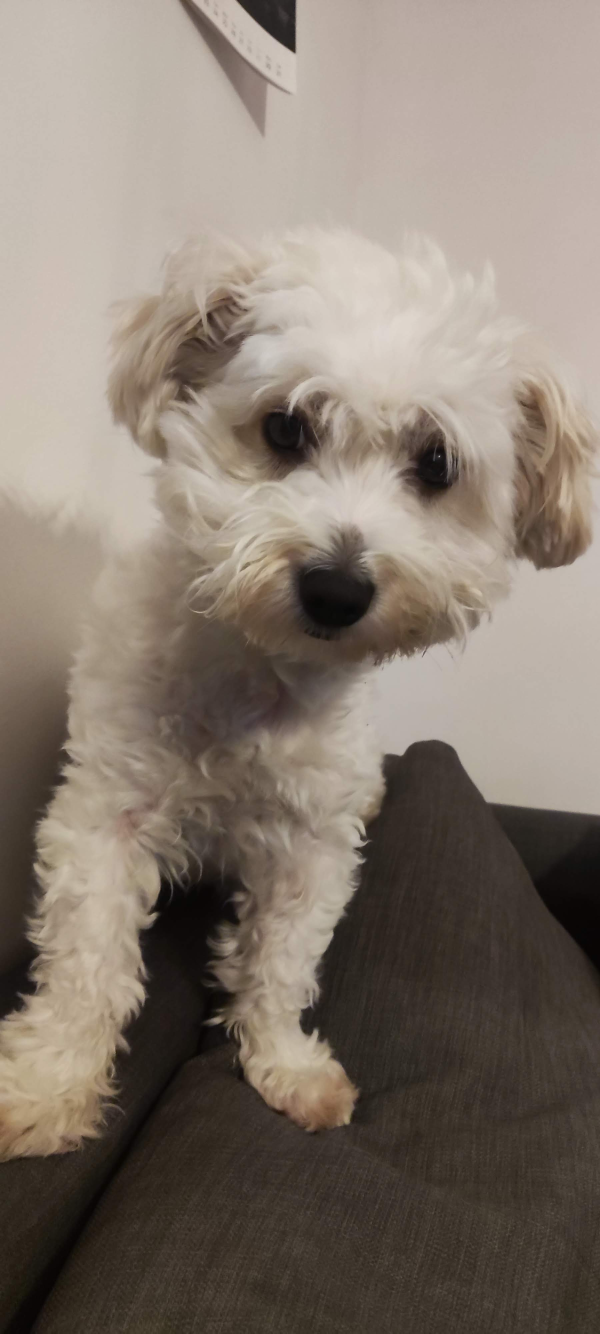
#> input picture cat.jpg, 1800 x 4000 px (shown at 1/3 size)
$ jupyter execute Zad2.ipynb
#> lines starting #> are read from the running program, lines starting #| are printed output that depends on the picture
## Zarządzanie obrazami

[cell 1]
### Zadanie 2
import numpy as np
from PIL import Image

## Wczytanie obrazu
img = Image.open('cat.jpg')
#> img is the input picture: PIL image 1800x4000 RGB; mean R, G, B 132.9, 121.3, 110.5
img = np.array(img)
## Podstawowe informacje o obrazie
print("Podstawowe informacje o obrazie")
print(img.shape)
#| (4000, 1800, 3)
print(img.ndim)
#| 3
print(img.dtype)
#| uint8
print(type(img))
#| <class 'numpy.ndarray'>
## Wyświetlenie obrazu
import matplotlib.pyplot as plt

## Zapis do pliku
print("Zapis do pliku")
img = Image.fromarray(img)
img.save('cat2.jpg')
## Wypisanie informacji o obrazie
print("Wypisanie informacji o obrazie")
print(img.format)
#| None
print(img.mode)
#| RGB
print(img.size)
#| (1800, 4000)
print("Wyświetlenie obrazu")
plt.imshow(img)
plt.show()
## Zmiana rozmiaru obrazu
print("Zmiana rozmiaru obrazu")
img = Image.open('cat.jpg')
img = np.array(img)
img = Image.fromarray(img)
img = img.resize((100, 100))
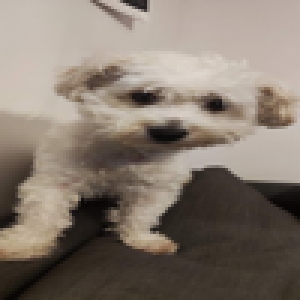
#> img: PIL image 100x100 RGB (shown 3 times larger); mean R, G, B 132.9, 121.3, 110.5
img.save('cat3.jpg')
plt.imshow(img)
plt.show()
## Obrót obrazu
print("Obrót obrazu")
img = Image.open('cat.jpg')
img = np.array(img)
img = Image.fromarray(img)
img = img.rotate(90)
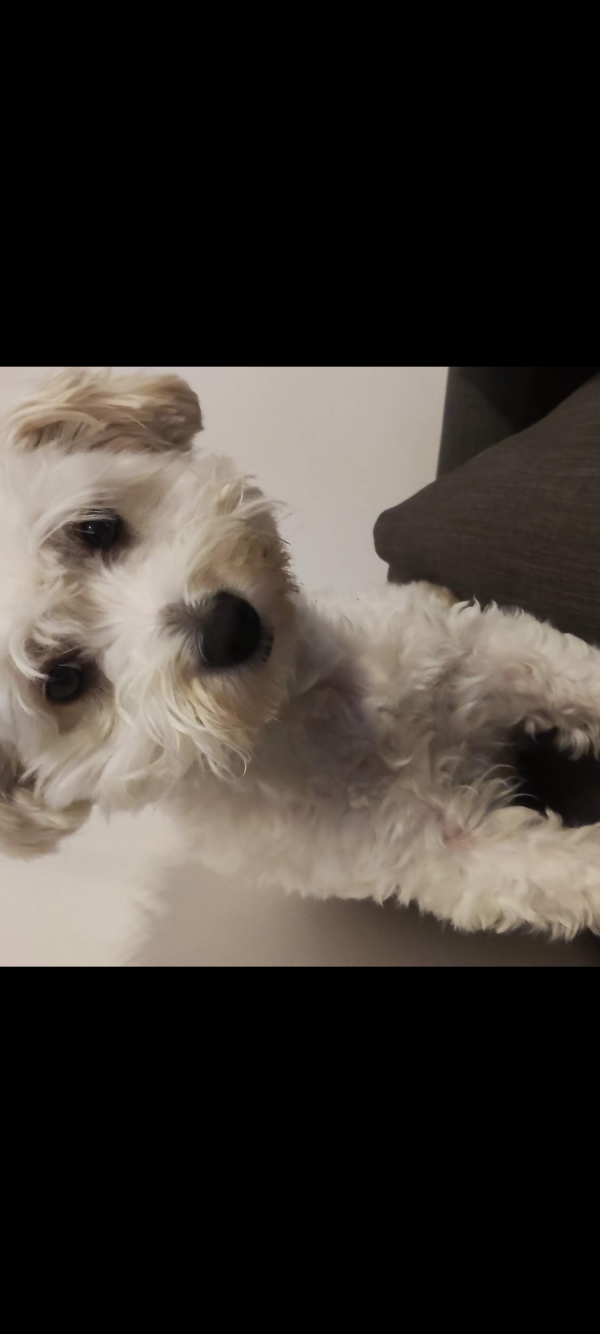
#> img: PIL image 1800x4000 RGB (shown at 1/3 size); mean R, G, B 60.7, 55.1, 49.7
img.save('cat4.jpg')
plt.imshow(img)
plt.show()
## Konwersja do skali szarości
print("Konwersja do skali szarości")
img = Image.open('cat.jpg')
img = np.array(img)
img = Image.fromarray(img)
img = img.convert('L')
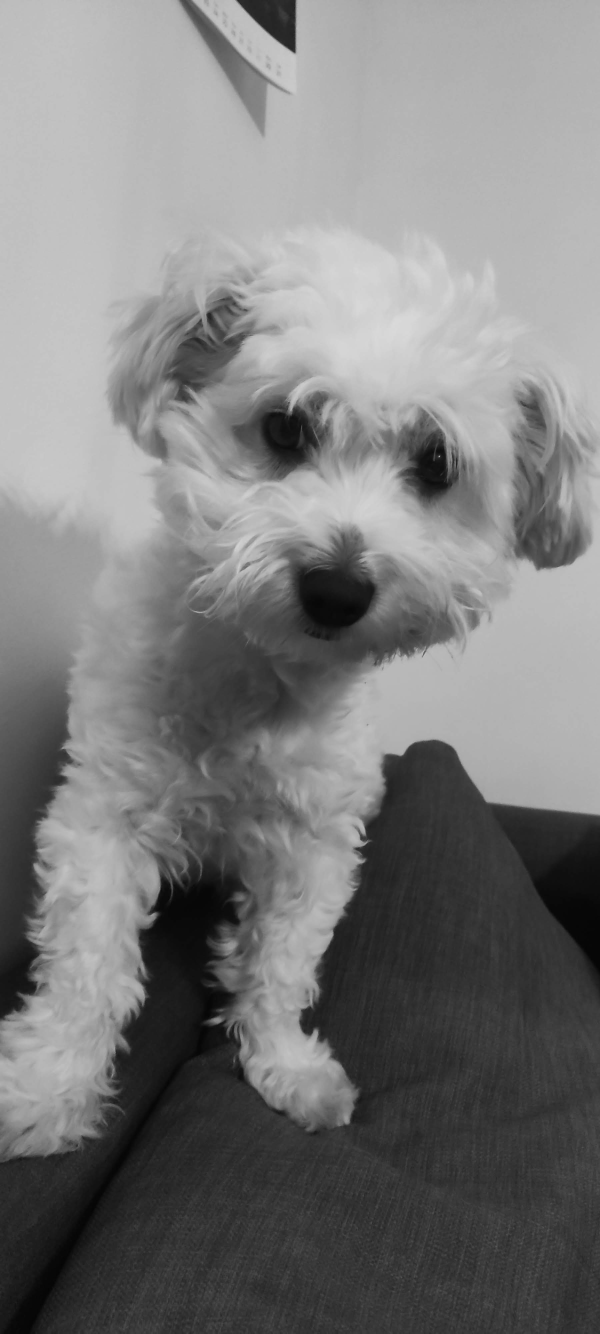
#> img: PIL image 1800x4000 L (shown at 1/3 size); min 2, max 219, mean 123.6
img.save('cat5.jpg')
plt.imshow(img  , cmap='gray')
plt.show()
## Wycinanie fragmentu obrazu
print("Wycinanie fragmentu obrazu")
img = Image.open('cat.jpg')
img = np.array(img)
img = Image.fromarray(img)
img = img.crop((100, 100, 300, 300))
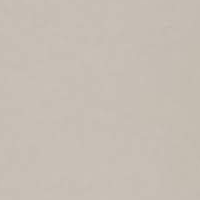
#> img: PIL image 200x200 RGB; mean R, G, B 198.7, 189.8, 180.5
img.save('cat6.jpg')
plt.imshow(img)
plt.show()
## Przygotowanie danych do sieci neuronowej
print("Przygotowanie danych do sieci neuronowej")
img = Image.open('cat.jpg')
img = np.array(img)
img = Image.fromarray(img)
## Skalowanie
img = img.resize((100, 100))
## Centrowanie
img = np.array(img)
img = img - np.mean(img)
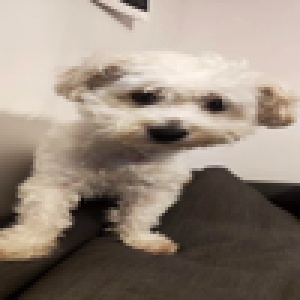
#> img: shape (100, 100, 3) float64 (shown 3 times larger); mean R, G, B 11.4, -0.3, -11.1; drawn with min black and max white
## Standaryzacja
img = img / np.std(img)
## Normalizacja
img = (img - np.min(img)) / (np.max(img) - np.min(img))
